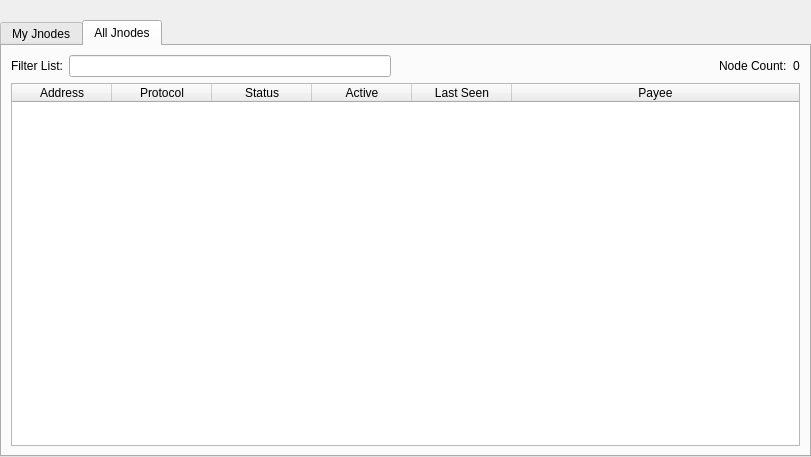
<?xml version="1.0" encoding="UTF-8"?>
<ui version="4.0">
 <class>JnodeList</class>
 <widget class="QWidget" name="JnodeList">
  <property name="geometry">
   <rect>
    <x>0</x>
    <y>0</y>
    <width>811</width>
    <height>457</height>
   </rect>
  </property>
  <property name="windowTitle">
   <string>Form</string>
  </property>
  <layout class="QVBoxLayout" name="topLayout">
   <property name="leftMargin">
    <number>0</number>
   </property>
   <property name="topMargin">
    <number>0</number>
   </property>
   <property name="rightMargin">
    <number>0</number>
   </property>
   <property name="bottomMargin">
    <number>0</number>
   </property>
   <item>
    <layout class="QVBoxLayout" name="verticalLayout">
     <property name="bottomMargin">
      <number>0</number>
     </property>
     <item>
      <spacer name="horizontalSpacer0">
       <property name="orientation">
        <enum>Qt::Horizontal</enum>
       </property>
       <property name="sizeHint" stdset="0">
        <size>
         <width>40</width>
         <height>20</height>
        </size>
       </property>
      </spacer>
     </item>
     <item>
      <widget class="QTabWidget" name="tabWidget">
       <property name="currentIndex">
        <number>1</number>
       </property>
       <widget class="QWidget" name="tabMyJnodes">
        <attribute name="title">
         <string>My Jnodes</string>
        </attribute>
        <layout class="QGridLayout" name="gridLayout_2">
         <item row="0" column="0">
          <layout class="QVBoxLayout" name="verticalLayout_2">
           <property name="bottomMargin">
            <number>0</number>
           </property>
           <item>
            <layout class="QHBoxLayout" name="horizontalLayout_note">
             <property name="bottomMargin">
              <number>0</number>
             </property>
             <item>
              <widget class="QLabel" name="updateNote">
               <property name="text">
                <string>Note: Status of your jnodes in local wallet can potentially be slightly incorrect.&lt;br /&gt;Always wait for wallet to sync additional data and then double check from another node&lt;br /&gt;if your jnode should be running but you still do not see &quot;ENABLED&quot; in &quot;Status&quot; field.</string>
               </property>
              </widget>
             </item>
            </layout>
           </item>
           <item>
            <widget class="QTableWidget" name="tableWidgetMyJnodes">
             <property name="minimumSize">
              <size>
               <width>695</width>
               <height>0</height>
              </size>
             </property>
             <property name="editTriggers">
              <set>QAbstractItemView::NoEditTriggers</set>
             </property>
             <property name="alternatingRowColors">
              <bool>true</bool>
             </property>
             <property name="selectionMode">
              <enum>QAbstractItemView::SingleSelection</enum>
             </property>
             <property name="selectionBehavior">
              <enum>QAbstractItemView::SelectRows</enum>
             </property>
             <property name="sortingEnabled">
              <bool>true</bool>
             </property>
             <attribute name="horizontalHeaderStretchLastSection">
              <bool>true</bool>
             </attribute>
             <column>
              <property name="text">
               <string>Alias</string>
              </property>
             </column>
             <column>
              <property name="text">
               <string>Address</string>
              </property>
             </column>
             <column>
              <property name="text">
               <string>Protocol</string>
              </property>
             </column>
             <column>
              <property name="text">
               <string>Status</string>
              </property>
             </column>
             <column>
              <property name="text">
               <string>Active</string>
              </property>
             </column>
             <column>
              <property name="text">
               <string>Last Seen</string>
              </property>
             </column>
             <column>
              <property name="text">
               <string>Payee</string>
              </property>
             </column>
            </widget>
           </item>
           <item>
            <layout class="QHBoxLayout" name="horizontalLayout_5">
             <property name="bottomMargin">
              <number>0</number>
             </property>
             <item>
              <widget class="QPushButton" name="startButton">
               <property name="text">
                <string>S&amp;tart alias</string>
               </property>
              </widget>
             </item>
             <item>
              <widget class="QPushButton" name="startAllButton">
               <property name="text">
                <string>Start &amp;all</string>
               </property>
              </widget>
             </item>
             <item>
              <widget class="QPushButton" name="startMissingButton">
               <property name="text">
                <string>Start &amp;MISSING</string>
               </property>
              </widget>
             </item>
             <item>
              <widget class="QPushButton" name="UpdateButton">
               <property name="text">
                <string>&amp;Update status</string>
               </property>
              </widget>
             </item>
             <item>
              <widget class="QLabel" name="autoupdate_label">
               <property name="text">
                <string>Status will be updated automatically in (sec):</string>
               </property>
              </widget>
             </item>
             <item>
              <widget class="QLabel" name="secondsLabel">
               <property name="text">
                <string>0</string>
               </property>
              </widget>
             </item>
             <item>
              <spacer name="horizontalSpacer_5">
               <property name="orientation">
                <enum>Qt::Horizontal</enum>
               </property>
               <property name="sizeHint" stdset="0">
                <size>
                 <width>40</width>
                 <height>20</height>
                </size>
               </property>
              </spacer>
             </item>
            </layout>
           </item>
          </layout>
         </item>
        </layout>
       </widget>
       <widget class="QWidget" name="tabAllJnodes">
        <attribute name="title">
         <string>All Jnodes</string>
        </attribute>
        <layout class="QGridLayout" name="gridLayout">
         <item row="1" column="0">
          <widget class="QTableWidget" name="tableWidgetJnodes">
           <property name="editTriggers">
            <set>QAbstractItemView::NoEditTriggers</set>
           </property>
           <property name="alternatingRowColors">
            <bool>true</bool>
           </property>
           <property name="selectionBehavior">
            <enum>QAbstractItemView::SelectRows</enum>
           </property>
           <property name="sortingEnabled">
            <bool>true</bool>
           </property>
           <attribute name="horizontalHeaderStretchLastSection">
            <bool>true</bool>
           </attribute>
           <column>
            <property name="text">
             <string>Address</string>
            </property>
           </column>
           <column>
            <property name="text">
             <string>Protocol</string>
            </property>
           </column>
           <column>
            <property name="text">
             <string>Status</string>
            </property>
           </column>
           <column>
            <property name="text">
             <string>Active</string>
            </property>
           </column>
           <column>
            <property name="text">
             <string>Last Seen</string>
            </property>
           </column>
           <column>
            <property name="text">
             <string>Payee</string>
            </property>
           </column>
          </widget>
         </item>
         <item row="0" column="0">
          <layout class="QHBoxLayout" name="horizontalLayout_3">
           <property name="bottomMargin">
            <number>0</number>
           </property>
           <item>
            <widget class="QLabel" name="label_filter">
             <property name="text">
              <string>Filter List:</string>
             </property>
            </widget>
           </item>
           <item>
            <widget class="QLineEdit" name="filterLineEdit">
             <property name="toolTip">
              <string>Filter jnode list</string>
             </property>
            </widget>
           </item>
           <item>
            <spacer name="horizontalSpacer_3">
             <property name="orientation">
              <enum>Qt::Horizontal</enum>
             </property>
             <property name="sizeHint" stdset="0">
              <size>
               <width>10</width>
               <height>20</height>
              </size>
             </property>
            </spacer>
           </item>
           <item>
            <widget class="QLabel" name="label_count">
             <property name="text">
              <string>Node Count:</string>
             </property>
            </widget>
           </item>
           <item>
            <widget class="QLabel" name="countLabel">
             <property name="text">
              <string>0</string>
             </property>
            </widget>
           </item>
          </layout>
         </item>
        </layout>
       </widget>
      </widget>
     </item>
    </layout>
   </item>
  </layout>
 </widget>
 <resources/>
 <connections/>
</ui>
